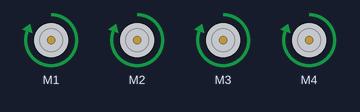
Simulated run of this sketch. Board: Arduino Uno, built with avr-gcc and run on an emulated ATmega328P. Parts: 4 × DC motor (green arrow = forward, orange = backward, longer = faster).

Above: at 2.5 s.
At 7.5 s:
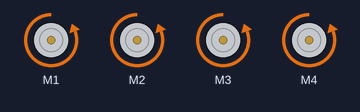
At 12.5 s:
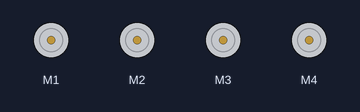
Timing chart, 0 to 19.5 s (numbered marks = the images above):
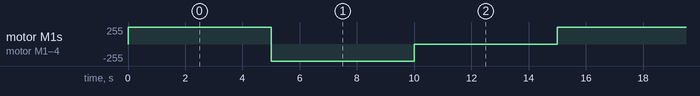

Measured:
- by itself, motor M1–4: repeats every 15.0 s: backward 255/255 5.0 s, stopped 5.0 s, forward 255/255 5.0 s

The sketch:

example_1_motor_l293.ino
```cpp
#include <AFMotor.h>
AF_DCMotor motor1(1); //Khai báo động cơ 1
AF_DCMotor motor2(2); //Khai báo động cơ 2
AF_DCMotor motor3(3); //Khai báo động cơ 3
AF_DCMotor motor4(4); //Khai báo động cơ 4

void setup() {

    //Serial.begin(9600);           // mở cổng Serial monitor 9600 bps
    motor1.setSpeed(255);    // chọn tốc độ maximum 255`/25
    motor2.setSpeed(255);
    motor3.setSpeed(255);
    motor4.setSpeed(255);
}

void loop() {
    motor1.run(FORWARD);
    motor2.run(FORWARD);
    motor3.run(FORWARD);    // động cơ tiến
    motor4.run(FORWARD);
    delay(5000);
    //Serial.print("lui");
    motor1.run(BACKWARD);
    motor2.run(BACKWARD);
    motor3.run(BACKWARD);
    motor4.run(BACKWARD);
    delay(5000);
    //Serial.print("tack");
    motor1.run(RELEASE);
    motor2.run(RELEASE);
    motor3.run(RELEASE);     //   dừng động co
    motor4.run(RELEASE);
    delay(5000);
}
```
